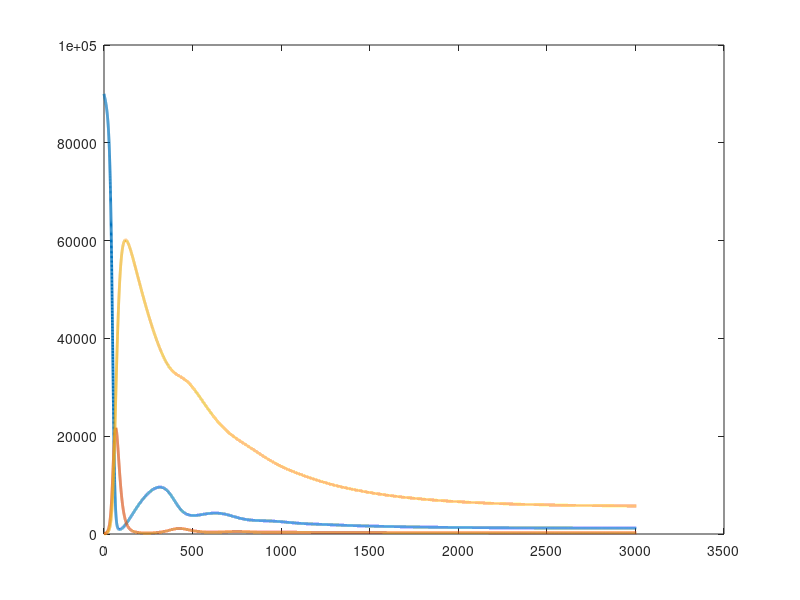

This chart was generated by the following MATLAB code:
close all;
clear all;
total = 3005;
dt = 0.1;
N = 100000;
mu = 0.002;
beta = 0.6;
e = 1 / 14;
y = 1 / 15;
d =  1 / 200;
p = 1 / 1000;
iter = total / dt + 1;
t = zeros(iter, 1);
M = zeros(iter, 1);
S = zeros(iter, 1);
E = zeros(iter, 1);
I = zeros(iter, 1);
R = zeros(iter, 1);
S(1) = 0.9 * N;
I(1) = 100;
M(1) = N - S(1) - I(1);
mu2 = 0.007;
for i = 2 : iter
    N = M(i - 1) + S(i - 1) + E(i - 1) + I(i - 1) + R(i - 1);
    M(i) = M(i - 1) + dt * (10 - (d + mu) * M(i - 1));
    S(i) = S(i - 1) + dt * (10 - mu * S(i - 1) + d * M(i - 1) - (beta * S(i - 1) * I(i - 1)) / N + p * R(i - 1));
    E(i) = E(i - 1) + dt * ((beta * S(i - 1) * I(i - 1)) / N - (e + mu2) * E(i - 1));
    I(i) = I(i - 1) + dt * (e * E(i - 1) - (y + mu2) * I(i - 1));
    R(i) = R(i - 1) + dt * (y * I(i - 1) - (p + mu) * R(i - 1));
    t(i) = t(i - 1) + dt;
end;
plot(t, S, 'Linewidth', 2);
hold on
plot(t, I, 'Linewidth', 2);
hold on

plot(t, R, 'Linewidth', 2);
